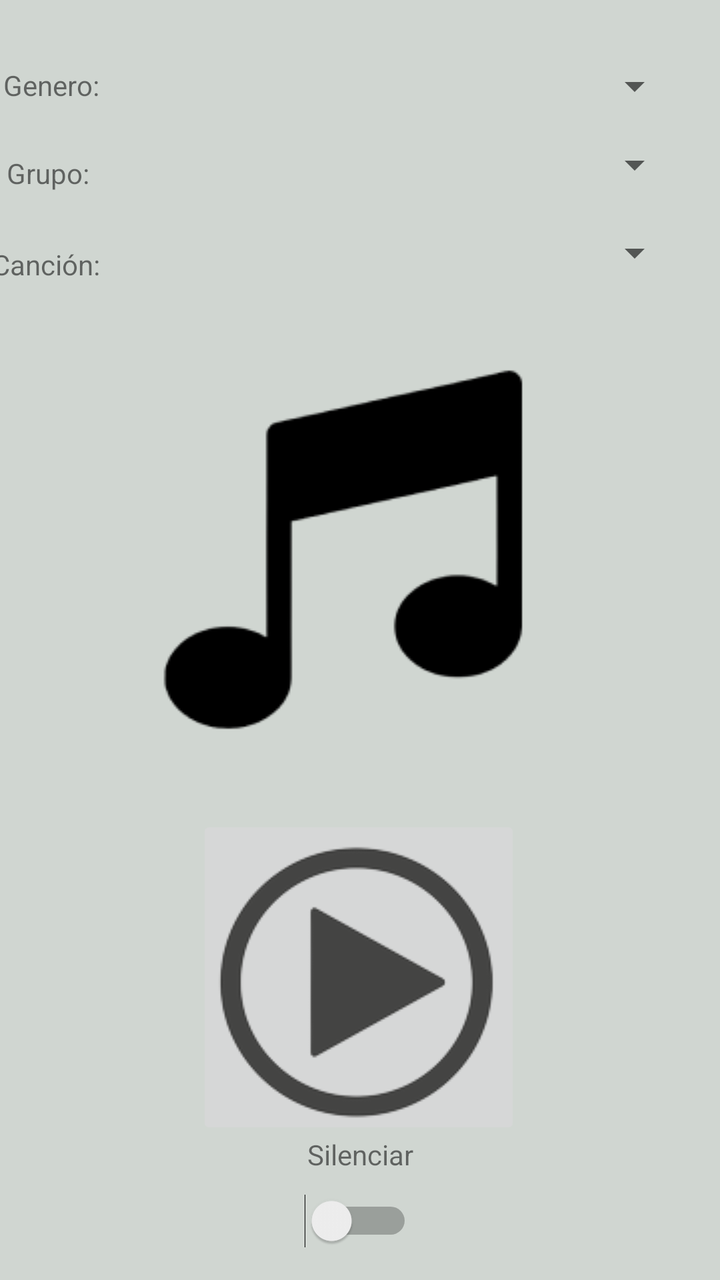
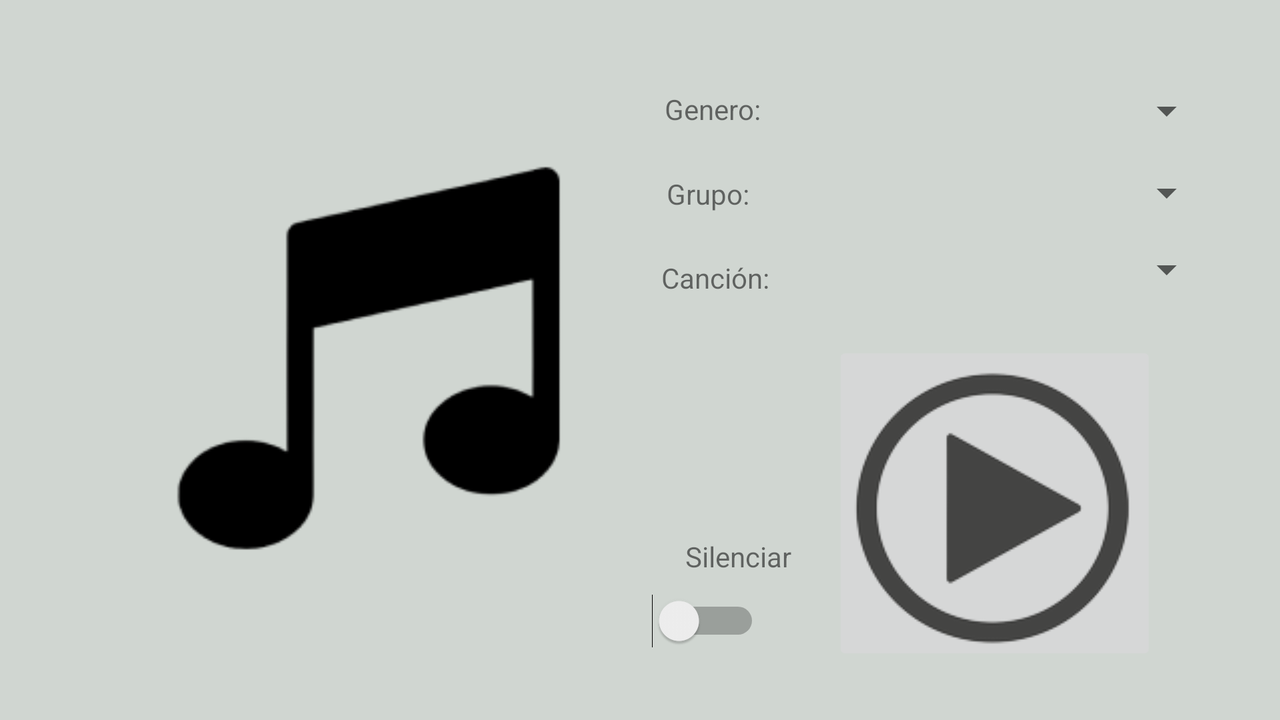

One screen, two layout resources from the same app: the default and the repository's alternative for another configuration. Each is rendered where Android would select it; the XML of both is given below.
<!-- AndroidManifest.xml: application theme Theme.Music4LL -->
<!-- res/layout/activity_reproductor.xml -->
<?xml version="1.0" encoding="utf-8"?>
<androidx.constraintlayout.widget.ConstraintLayout xmlns:android="http://schemas.android.com/apk/res/android"
    xmlns:app="http://schemas.android.com/apk/res-auto"
    xmlns:tools="http://schemas.android.com/tools"
    android:layout_width="match_parent"
    android:layout_height="match_parent"
    tools:context=".ActivityReproductor"
    android:background="#d0d6d1">

    <Spinner
        android:id="@+id/spinnerGenero"
        android:layout_width="294dp"
        android:layout_height="33dp"
        android:contentDescription="@string/stringGenero"
        app:layout_constraintBottom_toBottomOf="parent"
        app:layout_constraintEnd_toEndOf="parent"
        app:layout_constraintHorizontal_bias="0.717"
        app:layout_constraintStart_toStartOf="parent"
        app:layout_constraintTop_toTopOf="parent"
        app:layout_constraintVertical_bias="0.044" />

    <Spinner
        android:id="@+id/spinnerTemas"
        android:layout_width="294dp"
        android:layout_height="33dp"
        android:contentDescription="@string/stringCanciones"
        app:layout_constraintBottom_toBottomOf="parent"
        app:layout_constraintEnd_toEndOf="parent"
        app:layout_constraintHorizontal_bias="0.719"
        app:layout_constraintStart_toStartOf="parent"
        app:layout_constraintTop_toTopOf="parent"
        app:layout_constraintVertical_bias="0.181" />

    <Spinner
        android:id="@+id/spinnerGrupos"
        android:layout_width="294dp"
        android:layout_height="34dp"
        app:layout_constraintBottom_toBottomOf="parent"
        app:layout_constraintEnd_toEndOf="parent"
        app:layout_constraintHorizontal_bias="0.0"
        app:layout_constraintStart_toStartOf="@+id/spinnerGenero"
        app:layout_constraintTop_toTopOf="parent"
        app:layout_constraintVertical_bias="0.108" />

    <ImageButton
        android:id="@+id/imgPlayPause"
        android:layout_width="162dp"
        android:layout_height="162dp"
        app:layout_constraintBottom_toBottomOf="parent"
        app:layout_constraintEnd_toEndOf="parent"
        app:layout_constraintHorizontal_bias="0.497"
        app:layout_constraintStart_toStartOf="parent"
        app:layout_constraintTop_toBottomOf="@+id/spinnerTemas"
        app:layout_constraintVertical_bias="0.79"
        app:srcCompat="@drawable/pause" />

    <TextView
        android:id="@+id/textMuteUnmute"
        android:layout_width="wrap_content"
        android:layout_height="wrap_content"
        android:text="@string/muteUnmute"
        app:layout_constraintBottom_toTopOf="@+id/switchMuteUnmute"
        app:layout_constraintEnd_toEndOf="parent"
        app:layout_constraintStart_toStartOf="parent"
        app:layout_constraintTop_toBottomOf="@+id/spinnerTemas"
        app:layout_constraintVertical_bias="0.976" />

    <Switch
        android:id="@+id/switchMuteUnmute"
        android:layout_width="wrap_content"
        android:layout_height="wrap_content"
        android:layout_marginBottom="16dp"
        android:text=""
        app:layout_constraintBottom_toBottomOf="parent"
        app:layout_constraintEnd_toEndOf="parent"
        app:layout_constraintHorizontal_bias="0.498"
        app:layout_constraintStart_toStartOf="parent" />

    <ImageView
        android:id="@+id/imgPortada"
        android:layout_width="wrap_content"
        android:layout_height="wrap_content"
        app:layout_constraintBottom_toTopOf="@+id/imgPlayPause"
        app:layout_constraintEnd_toEndOf="parent"
        app:layout_constraintStart_toStartOf="parent"
        app:layout_constraintTop_toBottomOf="@+id/spinnerTemas"
        tools:srcCompat="@drawable/nota_musical" />

    <TextView
        android:id="@+id/textoGenero"
        android:layout_width="wrap_content"
        android:layout_height="wrap_content"
        android:layout_marginStart="4dp"
        android:text="@string/txtGeneros"
        app:layout_constraintBottom_toBottomOf="parent"
        app:layout_constraintEnd_toStartOf="@+id/spinnerGenero"
        app:layout_constraintHorizontal_bias="0.548"
        app:layout_constraintStart_toStartOf="parent"
        app:layout_constraintTop_toTopOf="parent"
        app:layout_constraintVertical_bias="0.053" />

    <TextView
        android:id="@+id/textoGrupo"
        android:layout_width="wrap_content"
        android:layout_height="wrap_content"
        android:text="@string/txtGrupos"
        app:layout_constraintBottom_toBottomOf="parent"
        app:layout_constraintEnd_toStartOf="@+id/spinnerGrupos"
        app:layout_constraintHorizontal_bias="0.538"
        app:layout_constraintStart_toStartOf="parent"
        app:layout_constraintTop_toBottomOf="@+id/textoGenero"
        app:layout_constraintVertical_bias="0.044" />

    <TextView
        android:id="@+id/textoTemas"
        android:layout_width="wrap_content"
        android:layout_height="wrap_content"
        android:text="@string/txtTemas"
        app:layout_constraintBottom_toBottomOf="parent"
        app:layout_constraintEnd_toStartOf="@+id/spinnerTemas"
        app:layout_constraintHorizontal_bias="0.666"
        app:layout_constraintStart_toStartOf="parent"
        app:layout_constraintTop_toBottomOf="@+id/textoGrupo"
        app:layout_constraintVertical_bias="0.051" />

</androidx.constraintlayout.widget.ConstraintLayout>
<!-- resources referenced by this layout -->
<resources>
  <!-- drawable nota_musical: png bitmap (drawable, 5823 bytes) -->
  <!-- drawable pause: png bitmap (drawable, 11061 bytes) -->
  <string name="muteUnmute">Silenciar</string>
  <string name="stringCanciones">Seleccione una canción</string>
  <string name="stringGenero">Seleccione un género</string>
  <string name="txtGeneros">Genero:</string>
  <string name="txtGrupos">Grupo:</string>
  <string name="txtTemas">Canción:</string>
  <style name="Theme.Music4LL" parent="Theme.MaterialComponents.DayNight.DarkActionBar">
          
          <item name="colorPrimary">@color/purple_500</item>
          <item name="colorPrimaryVariant">@color/purple_700</item>
          <item name="colorOnPrimary">@color/white</item>
          
          <item name="colorSecondary">@color/teal_200</item>
          <item name="colorSecondaryVariant">@color/teal_700</item>
          <item name="colorOnSecondary">@color/black</item>
          
          <item name="android:statusBarColor">#000000</item>
          
      </style>
</resources>
<!-- res/layout-land/activity_reproductor.xml (the repository's variant of the layout above) -->
<!-- drawn on the phone turned sideways -->
<?xml version="1.0" encoding="utf-8"?>
<androidx.constraintlayout.widget.ConstraintLayout xmlns:android="http://schemas.android.com/apk/res/android"
    xmlns:app="http://schemas.android.com/apk/res-auto"
    xmlns:tools="http://schemas.android.com/tools"
    android:layout_width="match_parent"
    android:layout_height="match_parent"
    tools:context=".ActivityReproductor"
    android:background="#d0d6d1">

    <ImageButton
        android:id="@+id/imgPlayPause"
        android:layout_width="162dp"
        android:layout_height="162dp"
        app:layout_constraintBottom_toBottomOf="parent"
        app:layout_constraintEnd_toEndOf="parent"
        app:layout_constraintHorizontal_bias="0.871"
        app:layout_constraintStart_toStartOf="parent"
        app:layout_constraintTop_toBottomOf="@+id/spinnerTemas"
        app:layout_constraintVertical_bias="0.417"
        app:srcCompat="@drawable/pause" />

    <Spinner
        android:id="@+id/spinnerGenero"
        android:layout_width="200dp"
        android:layout_height="33dp"
        app:layout_constraintBottom_toBottomOf="parent"
        app:layout_constraintEnd_toEndOf="parent"
        app:layout_constraintHorizontal_bias="0.926"
        app:layout_constraintStart_toStartOf="parent"
        app:layout_constraintTop_toTopOf="parent"
        app:layout_constraintVertical_bias="0.119" />

    <Spinner
        android:id="@+id/spinnerGrupos"
        android:layout_width="200dp"
        android:layout_height="32dp"
        app:layout_constraintBottom_toBottomOf="parent"
        app:layout_constraintEnd_toEndOf="parent"
        app:layout_constraintHorizontal_bias="0.0"
        app:layout_constraintStart_toStartOf="@+id/spinnerGenero"
        app:layout_constraintTop_toTopOf="parent"
        app:layout_constraintVertical_bias="0.245" />

    <Spinner
        android:id="@+id/spinnerTemas"
        android:layout_width="200dp"
        android:layout_height="33dp"
        app:layout_constraintBottom_toBottomOf="parent"
        app:layout_constraintEnd_toEndOf="parent"
        app:layout_constraintHorizontal_bias="0.926"
        app:layout_constraintStart_toStartOf="parent"
        app:layout_constraintTop_toTopOf="parent"
        app:layout_constraintVertical_bias="0.362" />

    <TextView
        android:id="@+id/textMuteUnmute"
        android:layout_width="62dp"
        android:layout_height="18dp"
        android:text="@string/muteUnmute"
        app:layout_constraintBottom_toTopOf="@+id/switchMuteUnmute"
        app:layout_constraintEnd_toEndOf="parent"
        app:layout_constraintHorizontal_bias="0.593"
        app:layout_constraintStart_toStartOf="parent"
        app:layout_constraintTop_toBottomOf="@+id/spinnerTemas"
        app:layout_constraintVertical_bias="0.918" />

    <Switch
        android:id="@+id/switchMuteUnmute"
        android:layout_width="wrap_content"
        android:layout_height="wrap_content"
        android:layout_marginBottom="36dp"
        android:text=""
        app:layout_constraintBottom_toBottomOf="parent"
        app:layout_constraintEnd_toStartOf="@+id/imgPlayPause"
        app:layout_constraintHorizontal_bias="0.9"
        app:layout_constraintStart_toStartOf="parent" />

    <ImageView
        android:id="@+id/imgPortada"
        android:layout_width="320dp"
        android:layout_height="320dp"
        app:layout_constraintBottom_toBottomOf="parent"
        app:layout_constraintEnd_toEndOf="parent"
        app:layout_constraintHorizontal_bias="0.104"
        app:layout_constraintStart_toStartOf="parent"
        app:layout_constraintTop_toTopOf="parent"
        app:layout_constraintVertical_bias="0.494"
        tools:srcCompat="@drawable/nota_musical" />

    <TextView
        android:id="@+id/textoGenero"
        android:layout_width="wrap_content"
        android:layout_height="wrap_content"
        android:layout_marginStart="4dp"
        android:text="@string/txtGeneros"
        app:layout_constraintBottom_toBottomOf="parent"
        app:layout_constraintEnd_toStartOf="@+id/spinnerGenero"
        app:layout_constraintHorizontal_bias="0.924"
        app:layout_constraintStart_toStartOf="parent"
        app:layout_constraintTop_toTopOf="parent"
        app:layout_constraintVertical_bias="0.132" />

    <TextView
        android:id="@+id/textoGrupo"
        android:layout_width="wrap_content"
        android:layout_height="wrap_content"
        android:text="@string/txtGrupos"
        app:layout_constraintBottom_toBottomOf="parent"
        app:layout_constraintEnd_toStartOf="@+id/spinnerGrupos"
        app:layout_constraintHorizontal_bias="0.911"
        app:layout_constraintStart_toStartOf="parent"
        app:layout_constraintTop_toBottomOf="@+id/textoGenero"
        app:layout_constraintVertical_bias="0.084" />

    <TextView
        android:id="@+id/textoTemas"
        android:layout_width="wrap_content"
        android:layout_height="wrap_content"
        android:text="@string/txtTemas"
        app:layout_constraintBottom_toBottomOf="parent"
        app:layout_constraintEnd_toStartOf="@+id/spinnerTemas"
        app:layout_constraintHorizontal_bias="0.936"
        app:layout_constraintStart_toStartOf="parent"
        app:layout_constraintTop_toBottomOf="@+id/textoGrupo"
        app:layout_constraintVertical_bias="0.098" />

</androidx.constraintlayout.widget.ConstraintLayout>
<!-- resources referenced by the variant -->
<!-- as the phone turned sideways resolves them -->
<resources>
  <!-- drawable nota_musical: png bitmap (drawable, 5823 bytes) -->
  <!-- drawable pause: png bitmap (drawable, 11061 bytes) -->
  <string name="muteUnmute">Silenciar</string>
  <string name="txtGeneros">Genero:</string>
  <string name="txtGrupos">Grupo:</string>
  <string name="txtTemas">Canción:</string>
  <style name="Theme.Music4LL" parent="Theme.MaterialComponents.DayNight.DarkActionBar">
          
          <item name="colorPrimary">@color/purple_500</item>
          <item name="colorPrimaryVariant">@color/purple_700</item>
          <item name="colorOnPrimary">@color/white</item>
          
          <item name="colorSecondary">@color/teal_200</item>
          <item name="colorSecondaryVariant">@color/teal_700</item>
          <item name="colorOnSecondary">@color/black</item>
          
          <item name="android:statusBarColor">#000000</item>
          
      </style>
</resources>
